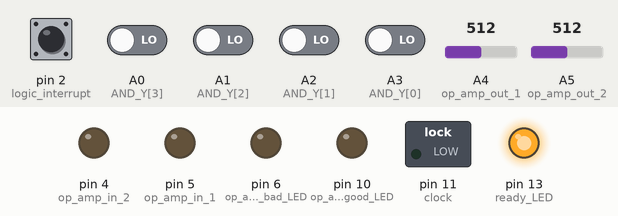
The sketch below on a simulated Arduino Uno, built with avr-gcc and run on an emulated ATmega328P. On the bench: switched loads named in the sketch (green lamp = pin HIGH), output pins drawn as LEDs (lit = HIGH). Dashed ring = blinking. The test bench sets the inputs (shaded band); at power-on: pin 2 (logic_interrupt) HIGH, A0 (AND_Y[3]), A1 (AND_Y[2]), A2 (AND_Y[1]), A3 (AND_Y[0]) LOW, A4 (op_amp_out_1) = 512, A5 (op_amp_out_2) = 512. Pins used as bus, display or sensor lines are not drawn; what the sketch prints to the serial monitor is not drawn.

Above: at 1.2 s.
1.3 s: pin 2 (logic_interrupt) pulled LOW for 0.15 s
At 4.1 s:
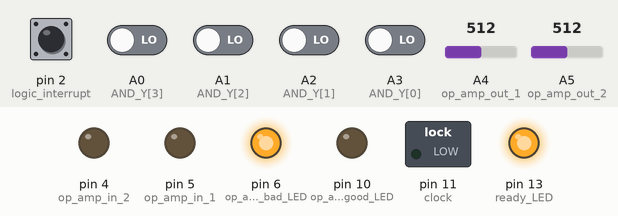
4.3 s: pin 2 (logic_interrupt) pulled LOW for 1 s
At 4.91 s:
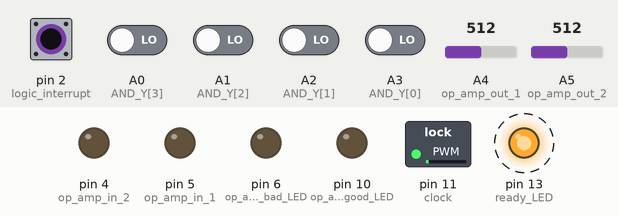
Timing chart, 0 to 7.9 s (numbered marks = the images above; inputs shaded):
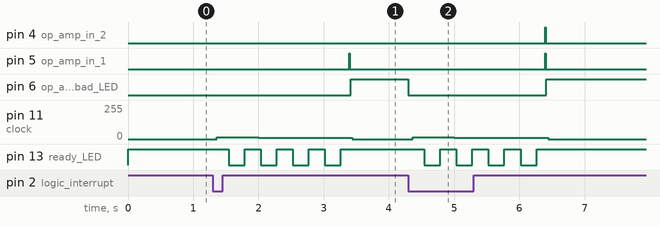

Measured:
- after the input at 1.3 s, pin 5 (op_amp_in_1): LOW → HIGH after 2.1 s, → LOW 0.01 s later; pin 6 (op_amp_bad_LED): LOW → HIGH after 2.1 s; pin 11 (clock): 0/255 → 15/255 after 0.06 s, → 8/255 0.64 s later, → 0/255 1.4 s later; pin 13 (ready_LED): alternates HIGH for 0.25 s and LOW for 0.25 s, 8 changes in all, then stays HIGH, starting after 0.24 s
- after the input at 4.3 s, pin 4 (op_amp_in_2), pin 5 (op_amp_in_1): LOW → HIGH after 2.1 s, → LOW 0.01 s later

The sketch:

Capstone_Beta_5.0.ino
```cpp
/*******************************
James Solonika

Portland Community College
EET 256
Spring 2015
Capstone Project

Beta v3.3
Logic  Tester:


Check the function of the inserted chip
and determine if it is a functioning AND, OR, NAND,
or non-functioning. Full counter spread
requides an array with 256 values to compare.
Logic array is stored in EEPROM
*******************************/

//Includes
#include <EEPROM.h>

//Set Pin Assingments
//LEDS
const int DMUX_A = 9;
const int DMUX_B = 8;
const int DMUX_C = 7;
const int ready_LED = 13;
const int op_amp_good_LED = 10;
const int op_amp_bad_LED = 6;

//Buttons
const int logic_interrupt = 2;

//Logic
const int clock = 11;
const int reset = 12;
const int op_amp_in_1 = 5;
const int op_amp_in_2 = 4;

//Inputs
const int AND_Y[4] = {A3,A2,A1,A0};
const int op_amp_out_1 = A4;
const int op_amp_out_2 = A5;

//timing constants
const int chip_delay = 1; //clock speed for counter chip
const int visual_delay = 0; //optional slow down for visual checking
const int op_amp_delay = 100; //time to allow op amp to propagate

//EEPROM Address Offsets
const int OR_Offset = 256;
const int NAND_Offset = 512;
const int NOR_Offset = 768;

//Op Amp Constants
const int high_value = 590;
const int low_value = 585;

//XOR Table
const int XOR_Table[256] = {
  0,1,1,0,2,3,3,2,2,3,3,2,0,3,1,0,
  4,5,5,4,6,7,7,6,6,7,7,6,4,7,5,4,
  4,5,5,4,6,7,7,6,6,7,7,6,4,7,5,4,
  0,1,1,0,2,3,3,2,2,3,3,2,0,3,1,0,
  8,9,9,8,10,11,11,10,10,11,11,10,8,11,9,8,
  12,13,13,12,14,15,15,14,14,15,15,14,12,15,13,12,
  12,13,13,12,14,15,15,14,14,15,15,14,12,15,13,12,
  8,9,9,8,10,11,11,10,10,11,11,10,8,11,9,8,
  8,9,9,8,10,11,11,10,10,11,11,10,8,11,9,8,
  12,13,13,12,14,15,15,14,14,15,15,14,12,15,13,12,
  12,13,13,12,14,15,15,14,14,15,15,14,12,15,13,12,
  8,9,9,8,10,11,11,10,10,11,11,10,8,11,9,8,
  0,1,1,0,2,3,3,2,2,3,3,2,0,3,1,0,
  4,5,5,4,6,7,7,6,6,7,7,6,4,7,5,4,
  4,5,5,4,6,7,7,6,6,7,7,6,4,7,5,4,
  0,1,1,0,2,3,3,2,2,3,3,2,0,3,1,0
};

void setup() {

  //Begin Processes
  Serial.begin(115200);
  interrupts();

  //set interrupt
  attachInterrupt(0, test_logic_func, FALLING);

  // Set Input Pins
  for (int k = 0; k < 4; k++)
    pinMode(AND_Y[k], INPUT);

  //Set Output Pins
  pinMode(clock, OUTPUT);
  pinMode(reset, OUTPUT);

  pinMode(ready_LED, OUTPUT);
  pinMode(op_amp_good_LED, OUTPUT);
  pinMode(op_amp_bad_LED, OUTPUT);

  pinMode(DMUX_A, OUTPUT);
  pinMode(DMUX_B, OUTPUT);
  pinMode(DMUX_C, OUTPUT);

  pinMode(op_amp_in_1, OUTPUT);
  pinMode(op_amp_in_2, OUTPUT);

  //Set input pins
  pinMode(logic_interrupt, INPUT);
  pinMode(op_amp_out_1, INPUT);
  pinMode(op_amp_out_2, INPUT);

  //Initialize outputs
  digitalWrite(ready_LED, LOW);
  digitalWrite(clock, LOW);
  digitalWrite(reset, HIGH);
  digitalWrite(op_amp_good_LED, LOW);
  digitalWrite(op_amp_bad_LED, LOW);
  digitalWrite(op_amp_in_1, LOW);
  digitalWrite(op_amp_in_2, LOW);
  set_DMUX(7);

  //Initial Serial message
  Serial.println("*********************");
  Serial.print('\n');
  Serial.print("Welcome to AND Checker.");
  Serial.print('\n');
  Serial.print("Program has begun.");
  Serial.print('\n');
  Serial.print("******************************");
  Serial.print('\n');
  Serial.print('\n');
  Serial.print('\n');

}

void loop() {
  digitalWrite(ready_LED, HIGH);
}

void test_logic_func()
{
    detachInterrupt(0);
    noInterrupts();

  digitalWrite(op_amp_good_LED, LOW);
  digitalWrite(op_amp_bad_LED, LOW);
  digitalWrite(ready_LED, LOW);
  set_DMUX(7);


  /*******
  Test logic
  *******/

  // temp variables
  int i, j; //loop counters
  int n; //temp variable
  // logic storage
  boolean is_and = true;
  boolean is_or = true;
  boolean is_nand = true;
  boolean is_nor = true;
  boolean is_xor = true;
  int output_array[5] = {0,0,0,0,0};


  digitalWrite(reset, HIGH);
  delay(10);
  digitalWrite(reset, LOW);

  for (i = 0; i < 256; i++)
  {
    //blink ready LED to indicate program is running
     n = i;
     if (n % 30 == 0)
       digitalWrite(ready_LED, !digitalRead(ready_LED));

     for (j = 0; j < 4; j++)
     {
       output_array[j] = digitalRead(AND_Y[j]);
     }

     if (output_array[0] == 1)
       output_array[4] += 8;
     if (output_array[1] == 1)
       output_array[4] += 4;
     if (output_array[2] == 1)
       output_array[4] += 2;
     if (output_array[3] == 1)
       output_array[4] += 1;

     Serial.print("i - ");
     Serial.println(i);
     Serial.print("Value - ");
     Serial.println(output_array[4]);


     if (output_array[4] != EEPROM.read(i))
       is_and = false;


     Serial.print("AND - ");
     Serial.print(EEPROM.read(i));
     Serial.print(" - ");
     Serial.println(is_and);


       n = i;
       n += OR_Offset;
     if (output_array[4] != EEPROM.read(n))
       is_or = false;


     Serial.print("OR - ");
     Serial.print(EEPROM.read(n));
     Serial.print(" - ");
     Serial.println(is_or);


       n = i;
       n += NAND_Offset;
     if (output_array[4] != EEPROM.read(n))
       is_nand = false;


     Serial.print("NAND - ");
     Serial.print(EEPROM.read(n));
     Serial.print(" - ");
     Serial.println(is_nand);


       n = i;
       n += NOR_Offset;
     if (output_array[4] != EEPROM.read(n))
       is_nor = false;


     Serial.print("NOR - ");
     Serial.print(EEPROM.read(n));
     Serial.print(" - ");
     Serial.println(is_nor);


     if (output_array[4] != XOR_Table[i])
       is_xor = false;


     Serial.print("XOR - ");
     Serial.print(XOR_Table[i]);
     Serial.print(" - ");
     Serial.println(is_xor);
     Serial.print('\n');


     output_array[4] = 0;

     //clocking at end so program begins with all outputs at 0
     digitalWrite(clock, HIGH);
     delay(chip_delay); //let chip sense clock
     digitalWrite(clock, LOW);
     delay(visual_delay); //insert pause for visual verification
  }

  if (is_and == true)
    set_DMUX(1);
  else if (is_or == true)
    set_DMUX(2);
  else if (is_nand == true)
    set_DMUX(3);
  else if (is_nor == true)
    set_DMUX(4);
  else if (is_xor == true)
    set_DMUX(5);
  else
    set_DMUX(0);


  /*******
  Test op-amp
  *******/


  boolean op_amp_good = true;

  //test first high, second low
  digitalWrite(op_amp_in_1, HIGH);
  digitalWrite(op_amp_in_2, LOW);
  delay(op_amp_delay);

  Serial.print("1 = HI, 2 = LO");
  Serial.print('\n');
  Serial.print("1 = ");
  Serial.print(analogRead(op_amp_out_1));
  Serial.print('\n');
  Serial.print("2 = ");
  Serial.print(analogRead(op_amp_out_2));
  Serial.print('\n');

  if (analogRead(op_amp_out_1) < high_value && analogRead(op_amp_out_2) > low_value)
    op_amp_good = false;


    //test both high
  digitalWrite(op_amp_in_1, HIGH);
  digitalWrite(op_amp_in_2, HIGH);
  delay(op_amp_delay);

  Serial.print("1 = HI, 2 = HI");
  Serial.print('\n');
  Serial.print("1 = ");
  Serial.print(analogRead(op_amp_out_1));
  Serial.print('\n');
  Serial.print("2 = ");
  Serial.print(analogRead(op_amp_out_2));
  Serial.print('\n');

  if (analogRead(op_amp_out_1) < high_value && analogRead(op_amp_out_2) < high_value)
    op_amp_good = false;


     //test first low, second high
  digitalWrite(op_amp_in_1, LOW);
  digitalWrite(op_amp_in_2, HIGH);
  delay(op_amp_delay);

  Serial.print("1 = LO, 2 = HI");
  Serial.print('\n');
  Serial.print("1 = ");
  Serial.print(analogRead(op_amp_out_1));
  Serial.print('\n');
  Serial.print("2 = ");
  Serial.print(analogRead(op_amp_out_2));
  Serial.print('\n');

  if (analogRead(op_amp_out_1) > low_value && analogRead(op_amp_out_2) < high_value)
    op_amp_good = false;


  //test both low
  digitalWrite(op_amp_in_1, LOW);
  digitalWrite(op_amp_in_2, LOW);
  delay(op_amp_delay);

  Serial.print("1 = LO, 2 = LO");
  Serial.print('\n');
  Serial.print("1 = ");
  Serial.print(analogRead(op_amp_out_1));
  Serial.print('\n');
  Serial.print("2 = ");
  Serial.print(analogRead(op_amp_out_2));
  Serial.print('\n');

  if (analogRead(op_amp_out_1) > low_value && analogRead(op_amp_out_2) > low_value)
    op_amp_good = false;

  Serial.print('\n');
  Serial.print(op_amp_good);
  Serial.print('\n');

  if (op_amp_good == true)
    digitalWrite(op_amp_good_LED, HIGH);
  else
    digitalWrite(op_amp_bad_LED, HIGH);

  interrupts();
  attachInterrupt(0, test_logic_func, FALLING);
}

void set_DMUX(int num) {
 if (num == 0)
 {
   digitalWrite(DMUX_A, LOW);
   digitalWrite(DMUX_B, LOW);
   digitalWrite(DMUX_C, LOW);
 }
 else if (num == 1)
 {
   digitalWrite(DMUX_A, HIGH);
   digitalWrite(DMUX_B, LOW);
   digitalWrite(DMUX_C, LOW);
 }
 else if (num == 2)
 {
   digitalWrite(DMUX_A, LOW);
   digitalWrite(DMUX_B, HIGH);
   digitalWrite(DMUX_C, LOW);
 }
 else if (num == 3)
 {
   digitalWrite(DMUX_A, HIGH);
   digitalWrite(DMUX_B, HIGH);
   digitalWrite(DMUX_C, LOW);
 }
 else if (num == 4)
 {
   digitalWrite(DMUX_A, LOW);
   digitalWrite(DMUX_B, LOW);
   digitalWrite(DMUX_C, HIGH);
 }
 else if (num == 5)
 {
   digitalWrite(DMUX_A, HIGH);
   digitalWrite(DMUX_B, LOW);
   digitalWrite(DMUX_C, HIGH);
 }
 else if (num == 6)
 {
   digitalWrite(DMUX_A, LOW);
   digitalWrite(DMUX_B, HIGH);
   digitalWrite(DMUX_C, HIGH);
 }
 else if (num == 7)
 {
   digitalWrite(DMUX_A, HIGH);
   digitalWrite(DMUX_B, HIGH);
   digitalWrite(DMUX_C, HIGH);
 }

}
```
